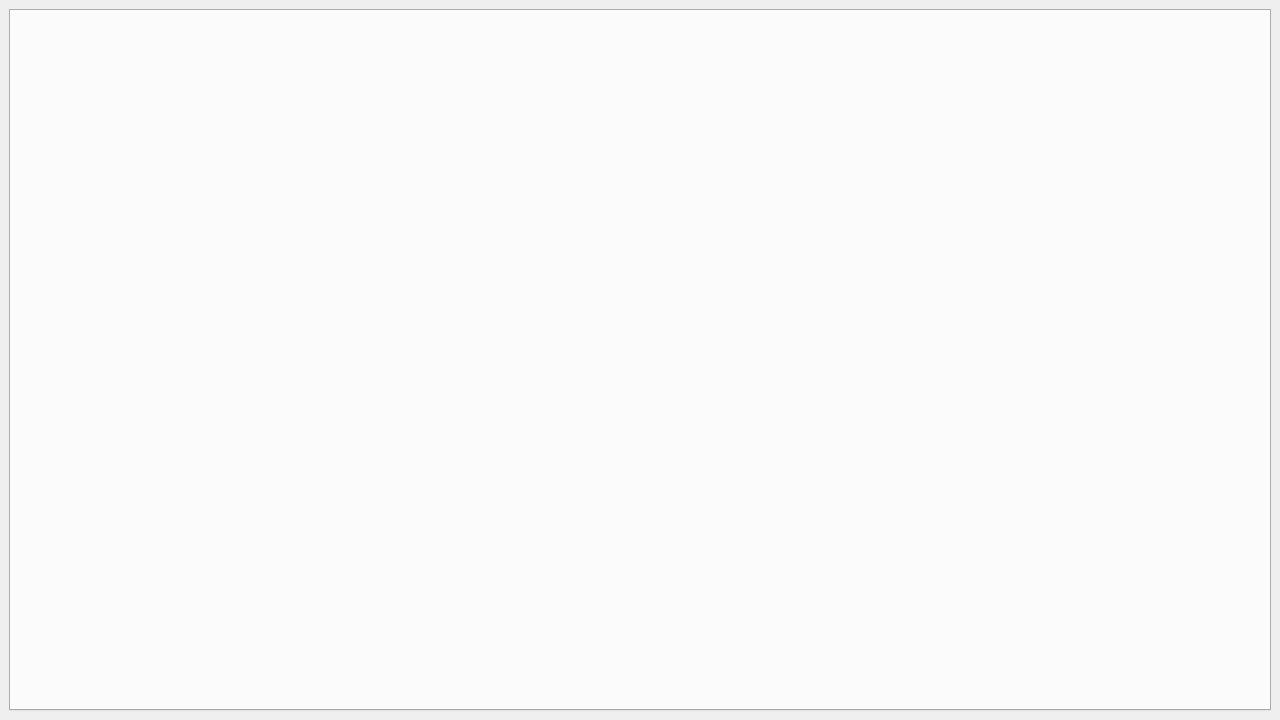
<?xml version="1.0" encoding="UTF-8"?>
<ui version="4.0">
  <class>MainWindow</class>
  <widget class="QMainWindow" name="MainWindow">
    <property name="geometry">
      <rect>
        <x>0</x>
        <y>0</y>
        <width>1280</width>
        <height>720</height>
      </rect>
    </property>
    <property name="minimumSize">
      <size>
        <width>1280</width>
        <height>720</height>
      </size>
    </property>
    <property name="maximumSize">
      <size>
        <width>1280</width>
        <height>720</height>
      </size>
    </property>
    <property name="windowTitle">
      <string>Motion Control</string>
    </property>
    <widget class="QWidget" name="CentralWidget">
      <property name="geometry">
        <rect>
          <x>0</x>
          <y>0</y>
          <width>1280</width>
          <height>720</height>
        </rect>
      </property>
      <layout class="QVBoxLayout" name="CentralLayout">
        <item>
          <widget class="QTabWidget" name="TabWidget">
          </widget>
        </item>
      </layout>
    </widget>
  </widget>
  <resources/>
  <connections/>
</ui>
